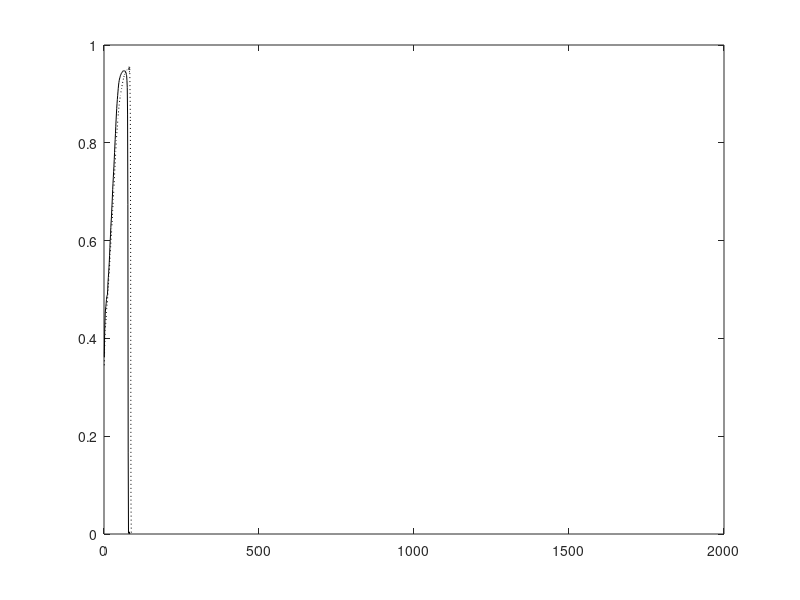

This figure's MATLAB source: (Note: this script raises an error after producing the figure.)
% This code is written to support the experiments in the book titled:
% Adaptive Machine Learning Algorithms with Python
% by
% Chanchal Chatterjee
% December 2021
% AL1 - Comparison of Adaptive GEVD Homogeneous, Deflated, Weighted

function GEVDAL1;

clear all; 
close all; 

% Number of samples N and dimension D
nSamples = 500;
nDim = 10;
nEA = 4;
nEpochs = 3;
randn('state',0);

% Generate the covX random matrices
covX = 3*...
[ 0.4270   0.0110  -0.0050  -0.0250   0.0890  -0.0790  -0.0190   0.0740   0.0890   0.0050 ; ...
  0.0110   5.6900  -0.0690  -0.2820  -0.7310   0.0900  -0.1240   0.1000   0.4320  -0.1030 ; ...
 -0.0050  -0.0690   0.0800   0.0980   0.0450  -0.0410   0.0230   0.0220  -0.0350   0.0120 ; ...
 -0.0250  -0.2820   0.0980   2.8000  -0.1070   0.1500  -0.1930   0.0950  -0.2260   0.0460 ; ...
  0.0890  -0.7310   0.0450  -0.1070   3.4400   0.2530   0.2510   0.3160   0.0390  -0.0100 ; ...
 -0.0790   0.0900  -0.0410   0.1500   0.2530   2.2700  -0.1800   0.2950  -0.0390  -0.1130 ; ...
 -0.0190  -0.1240   0.0230  -0.1930   0.2510  -0.1800   0.3270   0.0270   0.0260  -0.0160 ; ...
  0.0740   0.1000   0.0220   0.0950   0.3160   0.2950   0.0270   0.7270  -0.0960  -0.0170 ; ...
  0.0890   0.4320  -0.0350  -0.2260   0.0390  -0.0390   0.0260  -0.0960   0.7150  -0.0090 ; ...
  0.0050  -0.1030   0.0120   0.0460  -0.0100  -0.1130  -0.0160  -0.0170  -0.0090   0.0650 ];

covY = 2*...
[ 0.3350   0.0260  -0.0510  -0.0120   0.0790   0.0170   0.0290   0.0080   0.0770  -0.0300 ; ...
  0.0260   0.0910   0.0110  -0.0100   0.0060  -0.0140  -0.0020  -0.0230   0.0110   0.0350 ; ...
 -0.0510   0.0110   0.0780   0.0000   0.0160   0.0030   0.0300  -0.0350  -0.0030  -0.0490 ; ...
 -0.0120  -0.0100   0.0000   0.0820  -0.0030  -0.0260  -0.0250  -0.0290  -0.0150   0.0250 ; ...
  0.0790   0.0060   0.0160  -0.0030   0.7970   0.1940  -0.0370  -0.0230   0.0590  -0.1450 ; ...
  0.0170  -0.0140   0.0030  -0.0260   0.1940   1.5000   0.0140  -0.1040   0.1140  -0.2290 ; ...
  0.0290  -0.0020   0.0300  -0.0250  -0.0370   0.0140   0.2770  -0.0300  -0.0770  -0.0510 ; ...
  0.0080  -0.0230  -0.0350  -0.0290  -0.0230  -0.1040  -0.0300   0.3170   0.0220   0.0100 ; ...
  0.0770   0.0110  -0.0030  -0.0150   0.0590   0.1140  -0.0770   0.0220   0.5380   0.0340 ; ...
 -0.0300   0.0350  -0.0490   0.0250  -0.1450  -0.2290  -0.0510   0.0100   0.0340   0.6680 ];
    
% Compute X samples
[V1,D1] = eig(covX);
[d,in] = sort(diag(D1));
V = zeros(nDim,nDim);
D = zeros(nDim,nDim);
for i = 1 : nDim
   V(:,i) = V1(:,in(nDim+1-i));
   D(i,i) = D1(in(nDim+1-i),in(nDim+1-i));
end
x(1:nDim,1:nSamples) = V*sqrt(D)*randn(nDim,nSamples);

% Compute Y samples
[V1,D1] = eig(covY);
[d,in] = sort(diag(D1));
V = zeros(nDim,nDim);
D = zeros(nDim,nDim);
for i = 1 : nDim
    V(:,i) = V1(:,in(nDim+1-i));
    D(i,i) = D1(in(nDim+1-i),in(nDim+1-i));
end
y(1:nDim,1:nSamples) = V*sqrt(D)*randn(nDim,nSamples);

% Compute Corrl matrix and eigen values for X samples
corX = zeros(nDim,nDim);
for i = 1 : nSamples
   corX = corX + (x(:,i) * x(:,i)' / nSamples);
end
[V1,D1] = eig(corX);
[d,in] = sort(diag(D1));
DX = zeros(nDim,nDim);
for i = 1 : nDim
    DX(i,i) = D1(in(nDim+1-i),in(nDim+1-i));
end
diag(DX)'

% Compute Corrl matrix and eigen values for Y samples
corY = zeros(nDim,nDim);
for i = 1 : nSamples
    corY = corY + y(:,i)*y(:,i)'/nSamples;
end
[V1,D1] = eig(corY);
[d,in] = sort(diag(D1));
DY = zeros(nDim,nDim);
for i = 1 : nDim
    DY(i,i) = D1(in(nDim+1-i),in(nDim+1-i));
end
diag(DY)'

% Compute true Generalized Eigenvectors
[V1,D1] = eig(corX, corY);
[d,in] = sort(diag(D1));
V = zeros(nDim,nDim);
D = zeros(nDim,nDim);
for i = 1 : nDim
    V(:,i) = V1(:,in(nDim+1-i)) / norm(V1(:,in(nDim+1-i)));
    D(i,i) = D1(in(nDim+1-i), in(nDim+1-i));
end
V(:,1:nEA)
diag(D)'

% Adaptive algorithm
A = zeros(nDim,nDim);
B = zeros(nDim,nDim);
W1 = 0.1 * ones(nDim,nEA);
W2 = W1;
W3 = W1;
C  = diag([2.6 2.3 2.0 1.7])%2.3-0.4*[1:nEA])
Ip  = eye(nEA,nEA);
mu = 2;
for epoch = 1 : nEpochs
    for iter = 1 : nSamples
        
        cnt = nSamples*(epoch-1) + iter;
      
        A = A + (1.0/cnt)*((x(:,iter) * x(:,iter)') - A);
        B = B + (1.0/cnt)*((y(:,iter) * y(:,iter)') - B);
        etat1 = 1.0/(140 + cnt);
        etat2 = 1.0/(500 + cnt);
      
        % Homogeneous Gradient Descent
        %W1 = W1 + etat*(A*W1 - B*W1*(W1'*A*W1));
      
        % Deflated Gradient Descent
        W2 = W2 + etat1*(A*W2 - B*W2*triu(W2'*A*W2) - mu*B*W2*triu(W2'*B*W2 - Ip));
      
        % Weighted Gradient Descent
        W3 = W3 + etat2*(A*W3*C - B*W3*C*(W3'*A*W3) - mu*B*W3*C*(W3'*B*W3 - Ip));
      
        for i = 1 : nEA      
      	    %u1 = W1(:,i)/sqrt(W1(:,i)' * B * W1(:,i));
      	    u2 = W2(:,i)/sqrt(W2(:,i)' * W2(:,i));
      	    u3 = W3(:,i)/sqrt(W3(:,i)' * W3(:,i));
      	    %cos_t1(i,cnt) = abs(u1' * V(:,i));
            cos_t2(i,cnt) = abs(u2' * V(:,i));
            cos_t3(i,cnt) = abs(u3' * V(:,i));
        end
        ind(cnt) = cnt;
    end
end

if (1)

W2byNorm = W2*sqrt(inv(diag(diag(W2'*B*W2))))
V1to4 = V(:,1:nEA)
W3byNorm = W3*sqrt(inv(diag(diag(W3'*B*W3))))
V1to4 = V(:,1:nEA)

W2W2 = (W2'*B*W2)
W3W3 = (W3'*B*W3)

EstL2 = (diag(W2'*A*W2) ./ diag(W2'*B*W2))'
EstL3 = (diag(W3'*A*W3) ./ diag(W3'*B*W3))'
ActL  = diag(D(:,1:nEA))'

% Plot the convergence results

figure(1);
plot(ind,cos_t2(1,:),'k-'); hold on;
plot(ind,cos_t3(1,:),'k:'); hold on;
plot(0,1,'k:'); hold on;
legend('Deflated','Weighted',0);
xlabel('Number of Samples');
ylabel('Direction Cosine - Component 1');
hold off;

% Plot the convergence results
figure(2);
plot(ind,cos_t2(2,:),'k-'); hold on;
plot(ind,cos_t3(2,:),'k:'); hold on;
plot(0,1,'k:'); hold on;
legend('Deflated','Weighted',0);
xlabel('Number of Samples');
ylabel('Direction Cosine - Component 2');
hold off;

% Plot the convergence results
figure(3);
plot(ind,cos_t2(3,:),'k-'); hold on;
plot(ind,cos_t3(3,:),'k:'); hold on;
plot(0,1,'k:'); hold on;
legend('Deflated','Weighted',0);
xlabel('Number of Samples');
ylabel('Direction Cosine - Component 3');
hold off;

% Plot the convergence results
figure(4);
plot(ind,cos_t2(4,:),'k-'); hold on;
plot(ind,cos_t3(4,:),'k:'); hold on;
plot(0,1,'k:'); hold on;
legend('Deflated','Weighted',0);
xlabel('Number of Samples');
ylabel('Direction Cosine - Component 4');
hold off;

else

W1byNorm = W1*sqrt(inv(diag(diag(W1'*B*W1))))
V1to4 = V(:,1:nEA)
W2byNorm = W2*sqrt(inv(diag(diag(W2'*B*W2))))
V1to4 = V(:,1:nEA)
W3byNorm = W3*sqrt(inv(diag(diag(W3'*B*W3))))
V1to4 = V(:,1:nEA)

W1W1 = (W1'*B*W1)
W2W2 = (W2'*B*W2)
W3W3 = (W3'*B*W3)

EstL1 = (diag(W1'*A*W1) ./ diag(W1'*B*W1))'
EstL2 = (diag(W2'*A*W2) ./ diag(W2'*B*W2))'
EstL3 = (diag(W3'*A*W3) ./ diag(W3'*B*W3))'
ActL  = diag(D(:,1:nEA))'

% Plot the convergence results
figure(1);
plot(ind,cos_t1(1,:),'r:'); hold on;
plot(ind,cos_t2(1,:),'g-'); hold on;
plot(ind,cos_t3(1,:),'b--'); hold on;
legend('Symmetric','Deflated','Weighted',0);
xlabel('Number of Samples');
ylabel('Direction Cosine - Component 1');
hold off;

% Plot the convergence results
figure(2);
plot(ind,cos_t1(2,:),'r:'); hold on;
plot(ind,cos_t2(2,:),'g-'); hold on;
plot(ind,cos_t3(2,:),'b--'); hold on;
legend('Symmetric','Deflated','Weighted',0);
xlabel('Number of Samples');
ylabel('Direction Cosine - Component 2');
hold off;

% Plot the convergence results
figure(3);
plot(ind,cos_t1(3,:),'r:'); hold on;
plot(ind,cos_t2(3,:),'g-'); hold on;
plot(ind,cos_t3(3,:),'b--'); hold on;
legend('Symmetric','Deflated','Weighted',0);
xlabel('Number of Samples');
ylabel('Direction Cosine - Component 3');
hold off;

% Plot the convergence results
figure(4);
plot(ind,cos_t1(4,:),'r:'); hold on;
plot(ind,cos_t2(4,:),'g-'); hold on;
plot(ind,cos_t3(4,:),'b--'); hold on;
legend('Symmetric','Deflated','Weighted',0);
xlabel('Number of Samples');
ylabel('Direction Cosine - Component 4');
hold off;

end

%keyboard




  
